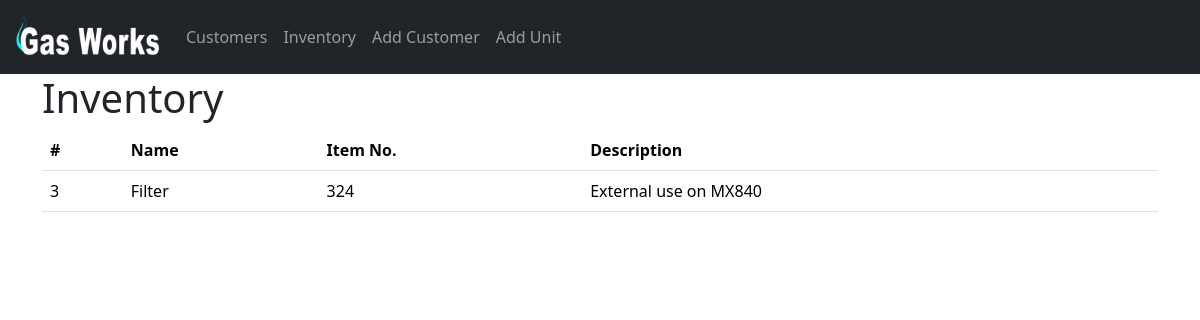
Page /inventory on the committed database.
### service/models.py (models this page shows)
class Inventory(models.Model):
    name = models.CharField(max_length = 50)
    item_number = models.CharField(max_length=50)
    description = models.CharField(max_length=150)
    amount = models.DecimalField(max_digits=5, decimal_places=0)

### service/views.py (the view)
# urls.py: path("inventory", views.inventory, name="inventory"),
def inventory(request):
    inventory = Inventory.objects.all()
    return render(request, "service/inventory.html", {
        "inventory": inventory
    })

### service/templates/service/inventory.html
{% extends "service/layout.html" %}
{% block body %}
    <h1>Inventory</h1>
        <table class="table">
            <thead>
                <tr>
                    <th scope="col">#</th>
                    <th scope="col">Name</th>
                    <th scope="col">Item No.</th>
                    <th scope="col">Description</th>
                </tr>
            </thead>
            <tbody>
                {% for item in inventory %}
                <tr>
                    <td>{{ item.amount }}</td>
                    <td>{{ item.name }}</td>
                    <td>{{ item.item_number }}</td>
                    <td>{{ item.description }}</td>
                </tr>
                {% endfor %}
            </tbody>
        </table>
{% endblock %}

### rows in the picture
Inventory: amount "3", name "Filter", item_number "324", description "External use on MX840"
